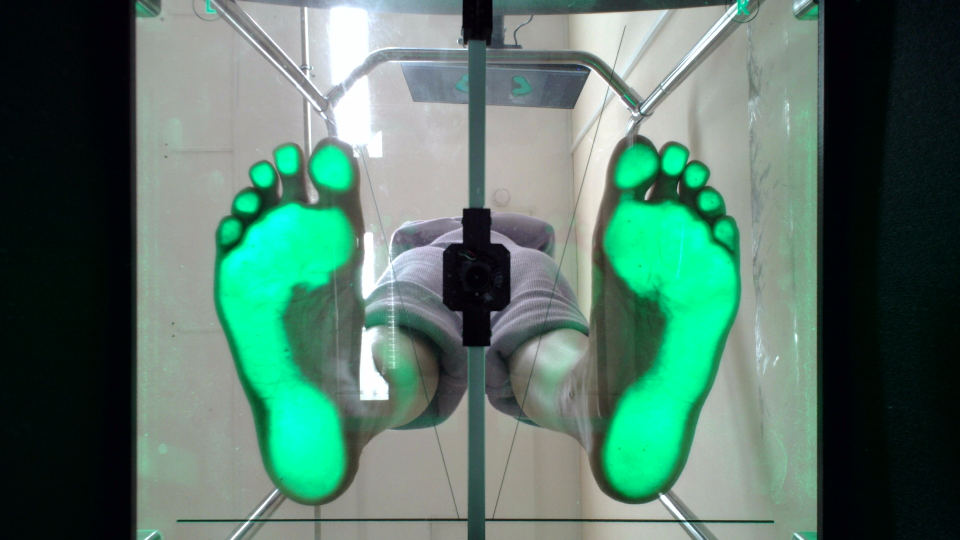
#> input picture обработка изображений/плантограммы/Img (copy 7).png, 1920 x 1080 px, found by its file name (shown at 1/2 size)
$ jupyter execute Untitled3.ipynb
#> lines starting #> are read from the running program, lines starting #| are printed output that depends on the picture
[cell 1]
import cv2 as cv
import numpy as np
import matplotlib.pyplot as plt
import skimage as ski

[cell 2]
def split_foot(image):
    leftPad = 280
    rightPad = 1920 - 1630
    assert image.shape == (1080, 1920, 3)
    return image[:,leftPad:880,:], image[:,1025:-rightPad,:]

[cell 3]
image = cv.imread("/home/dima/Documents/альбрехт/обработка изображений/default/images/Img (copy 7).png", cv.IMREAD_UNCHANGED)
#> image is the input picture: shape (1080, 1920, 3); mean B, G, R 104.6, 117.9, 84.5

[cell 4]
footL, footR = split_foot(image)
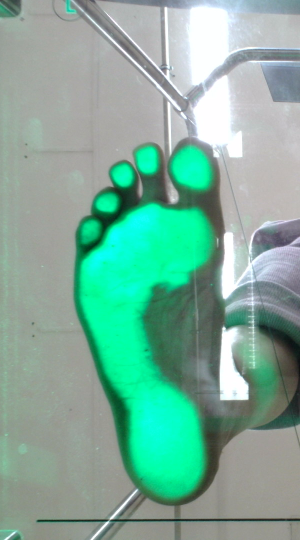
#> footL: shape (1080, 600, 3) (shown at 1/2 size); mean B, G, R 154.8, 172.4, 125.2
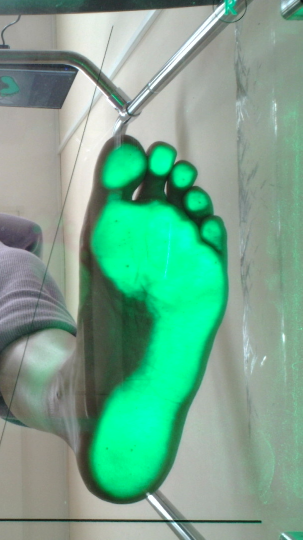
#> footR: shape (1080, 605, 3) (shown at 1/2 size); mean B, G, R 141.5, 166.1, 115.4
plt.imshow(footL)

[cell 5]
from skimage import data, segmentation, color
from skimage import graph
from matplotlib import pyplot as plt

img = footL

labels1 = segmentation.slic(img, compactness=15, n_segments=1000, start_label=1)
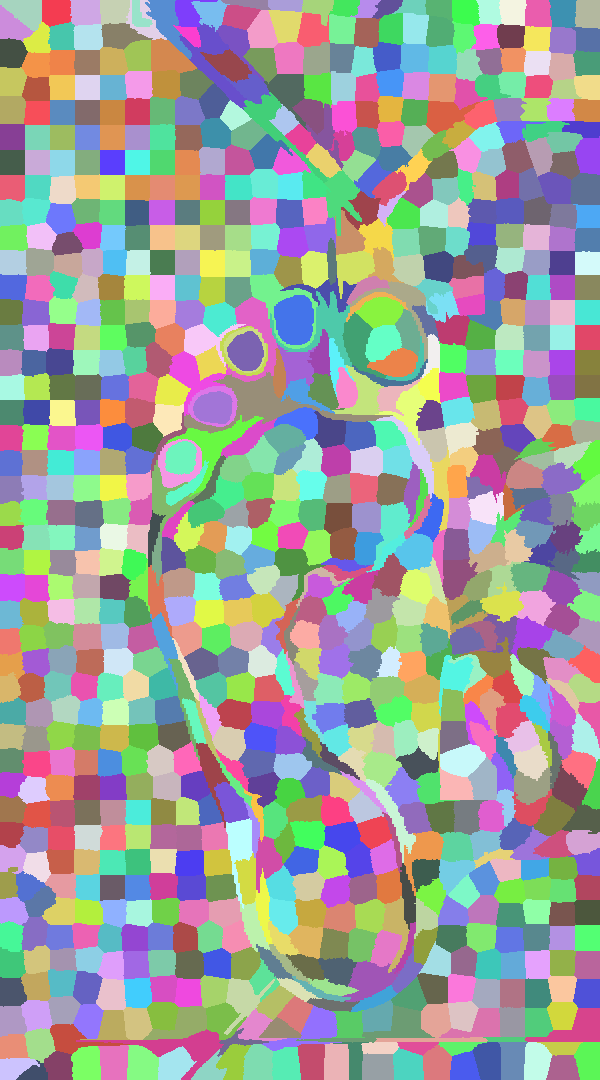
#> labels1: shape (1080, 600) int64; 958 distinct labels, from 1 to 958; one colour per label, 0 black
out1 = color.label2rgb(labels1, img, kind='avg', bg_label=0)
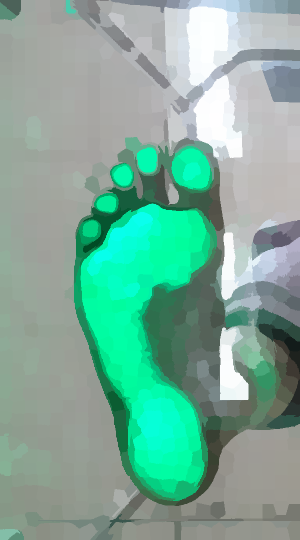
#> out1: shape (1080, 600, 3) (shown at 1/2 size); mean B, G, R 154.3, 171.9, 124.7

g = graph.rag_mean_color(img, labels1)

labels2 = graph.cut_threshold(labels1, g, 29)
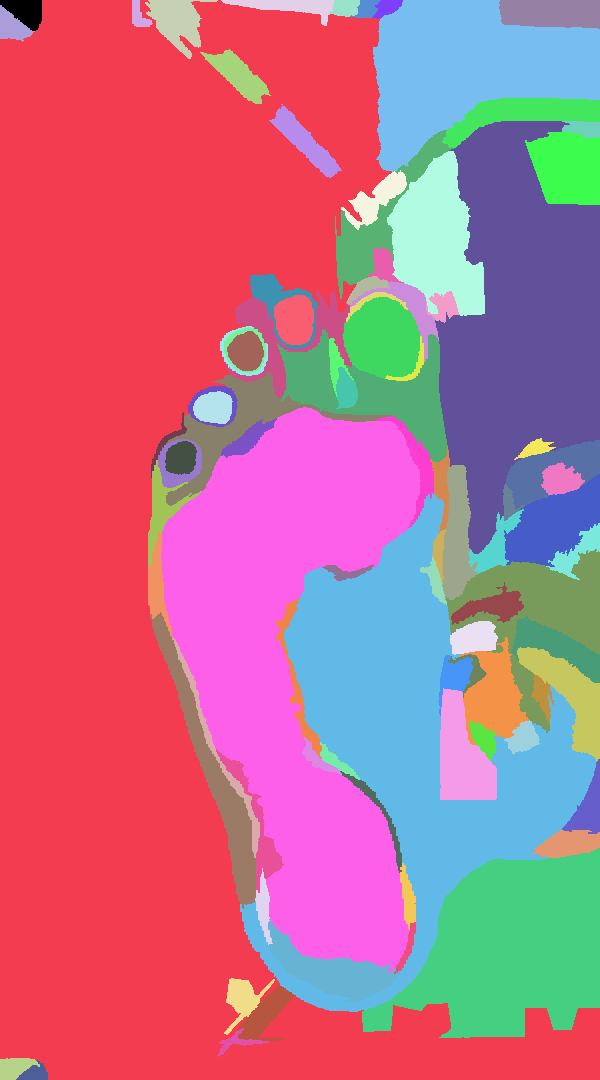
#> labels2: shape (1080, 600) int64; 91 distinct labels, from 0 to 90; one colour per label, 0 black

out2 = color.label2rgb(labels2, img, kind='avg', bg_label=0)
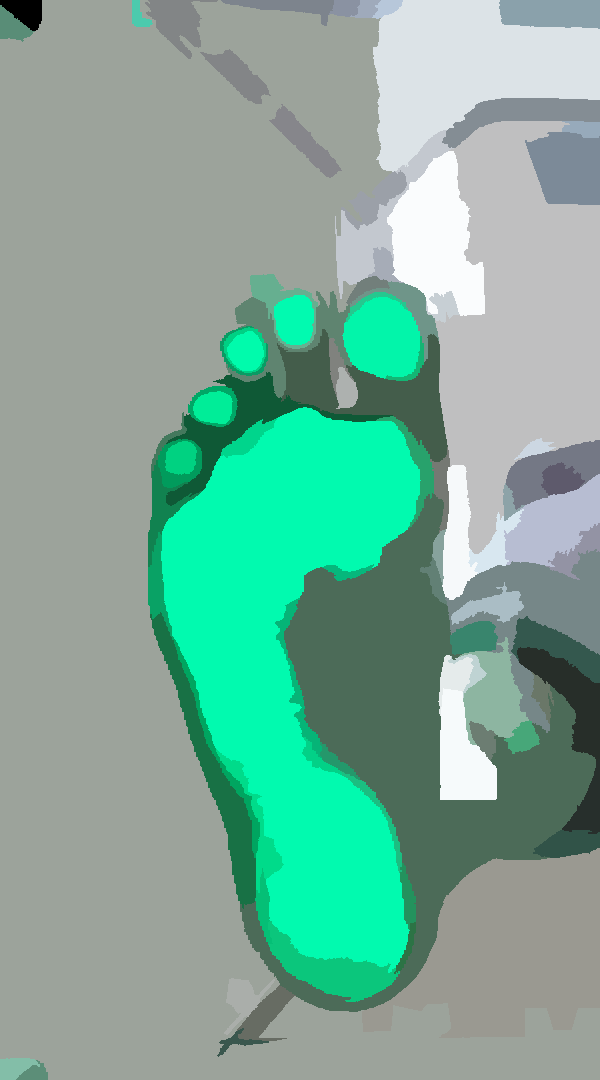
#> out2: shape (1080, 600, 3); mean B, G, R 153.9, 171.6, 124.7

fig, ax = plt.subplots(nrows=2, sharex=True, sharey=True, figsize=(6, 8))

ax[0].imshow(out1)
ax[1].imshow(out2)

for a in ax:
    a.axis('off')

plt.tight_layout()

$ run again, with обработка изображений/плантограммы/Img (copy 1).png copied over обработка изображений/плантограммы/Img (copy 7).png
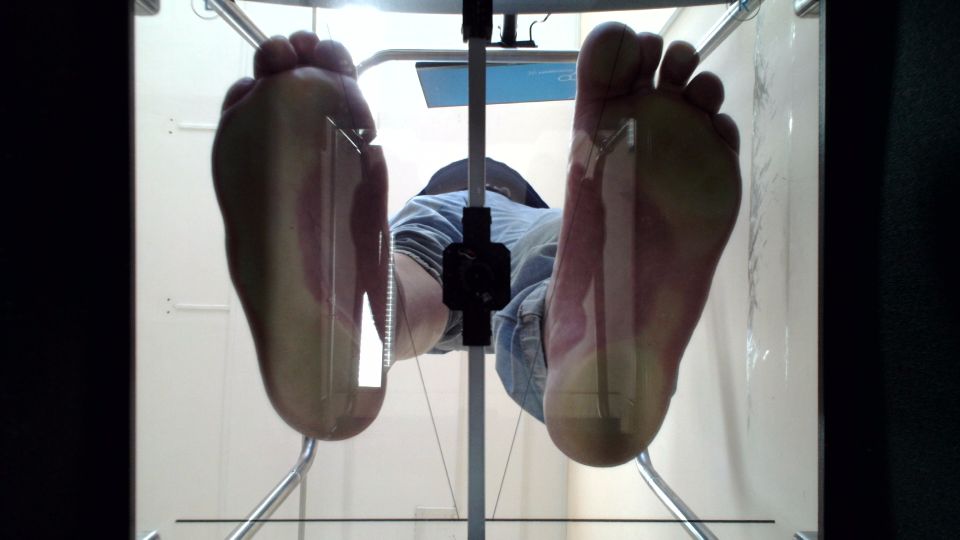
#> input picture обработка изображений/плантограммы/Img (copy 1).png, 1920 x 1080 px, found by its file name (shown at 1/2 size)
#> image is the input picture: shape (1080, 1920, 3); mean B, G, R 103, 102.6, 103.5
#> labels1: shape (1080, 600) int64; 953 distinct labels, from 1 to 953
#> `labels2 = graph.cut_threshold(labels1, g, 29)`:
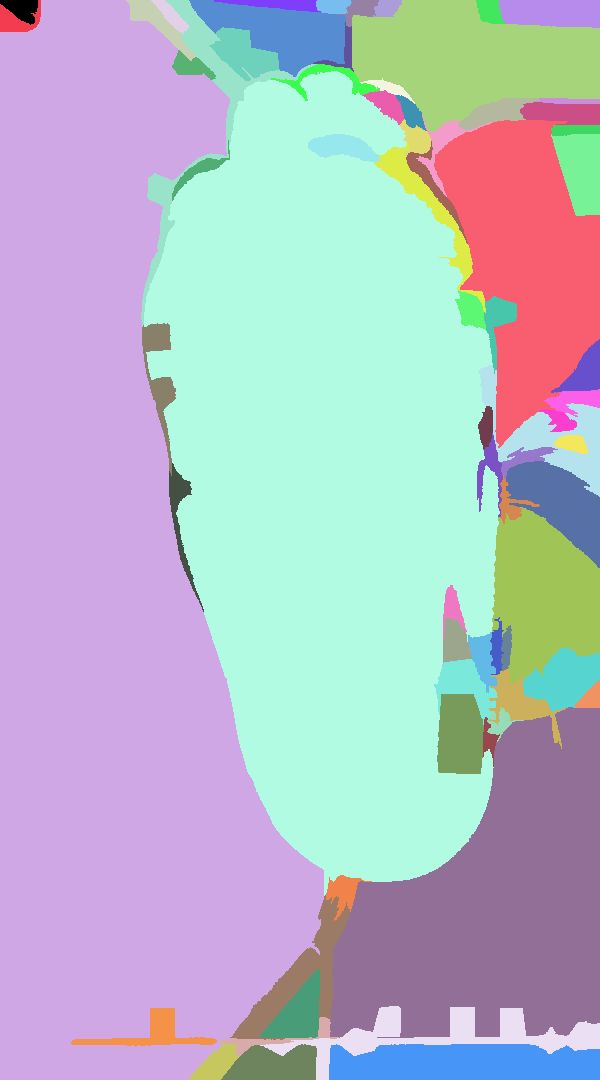
#> labels2: shape (1080, 600) int64; 71 distinct labels, from 0 to 70; one colour per label, 0 black
#> `out2 = color.label2rgb(labels2, img, kind='avg', bg_label=0)`:
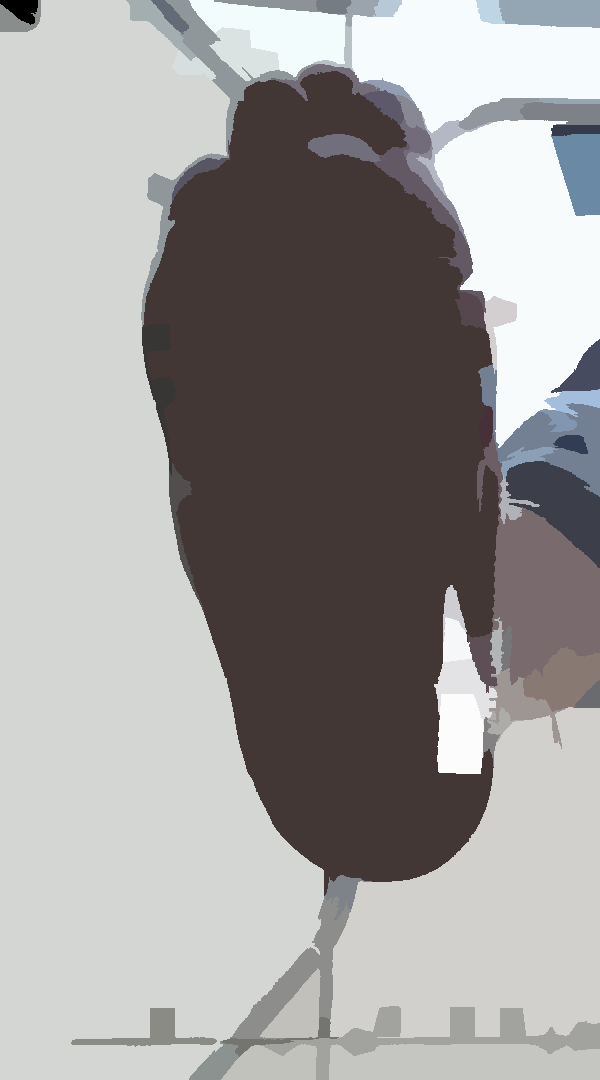
#> out2: shape (1080, 600, 3); mean B, G, R 154.3, 155.8, 157.9

$ run again, with обработка изображений/плантограммы/Img (copy 10).png copied over обработка изображений/плантограммы/Img (copy 7).png
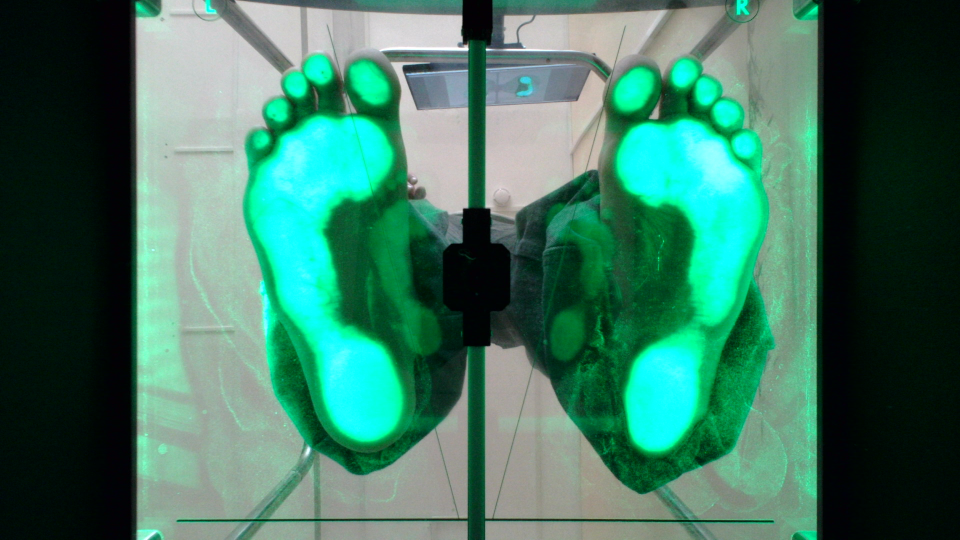
#> input picture обработка изображений/плантограммы/Img (copy 10).png, 1920 x 1080 px, found by its file name (shown at 1/2 size)
#> image is the input picture: shape (1080, 1920, 3); mean B, G, R 98.7, 118.6, 62.5
#> labels1: shape (1080, 600) int64; 960 distinct labels, from 1 to 960
#> `labels2 = graph.cut_threshold(labels1, g, 29)`:
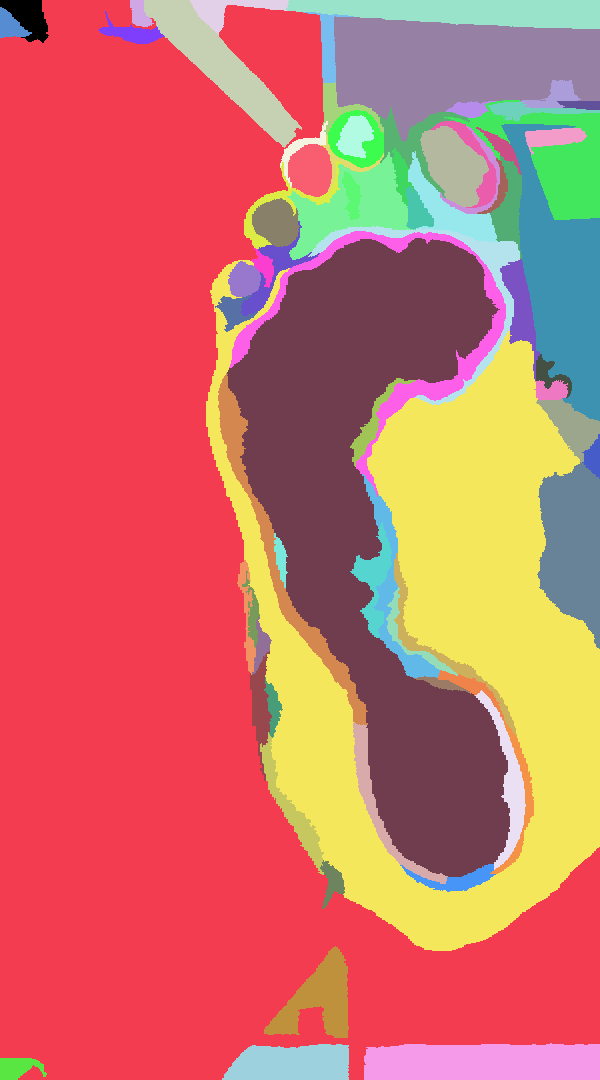
#> labels2: shape (1080, 600) int64; 75 distinct labels, from 0 to 74; one colour per label, 0 black
#> `out2 = color.label2rgb(labels2, img, kind='avg', bg_label=0)`:
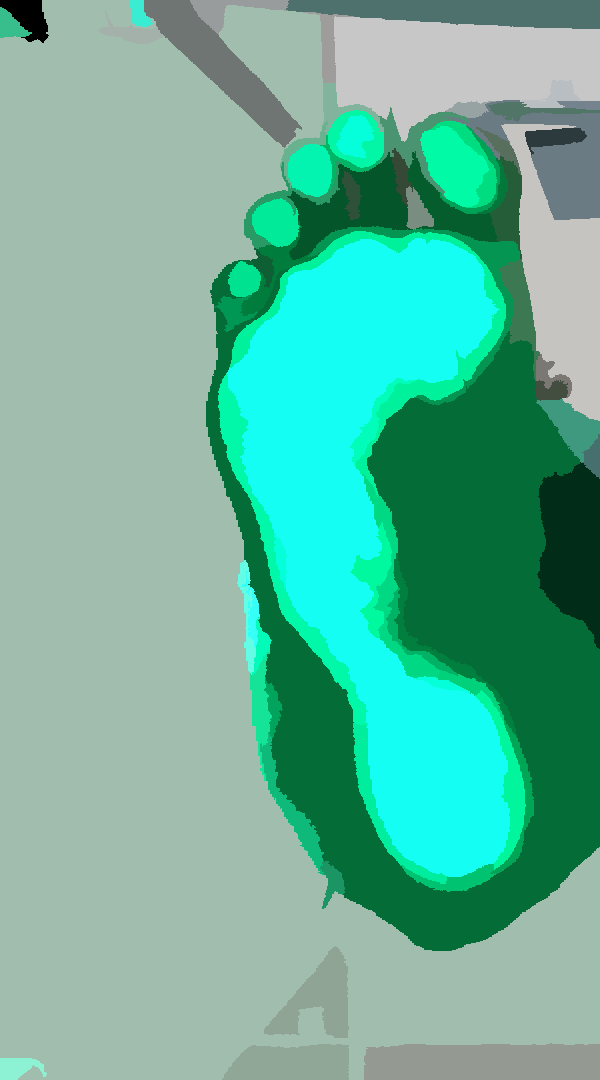
#> out2: shape (1080, 600, 3); mean B, G, R 155.1, 179.6, 101
